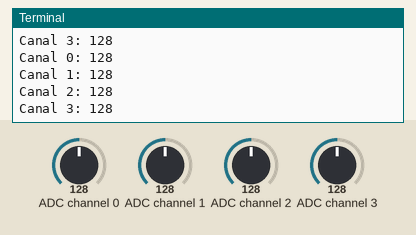
This program was run on a simulated Raspberry Pi (BCM pin numbers). On the bench: the last lines printed to the terminal. The inputs (shaded band) are chosen by the test bench; at power-on: ADC channel 0 = 128, ADC channel 1 = 128, ADC channel 2 = 128, ADC channel 3 = 128 (analog values on the 0–255 scale).

Above: at 1.2 s.
1.3 s: ADC channel 0 set to 178
At 2.6 s:
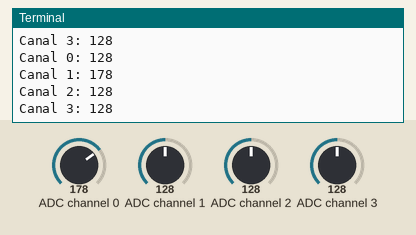
2.8 s: ADC channel 1 set to 178
At 3.8 s:
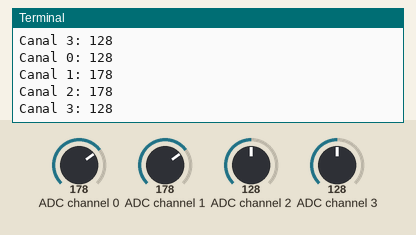
4.3 s: ADC channel 2 set to 178
At 5.6 s:
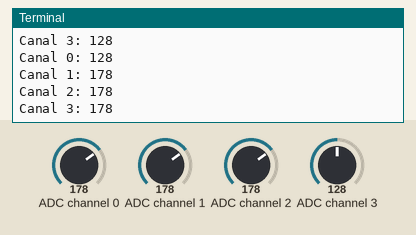
5.8 s: ADC channel 3 set to 178
7.3 s: ADC channel 0 set to 247
At 8.6 s:
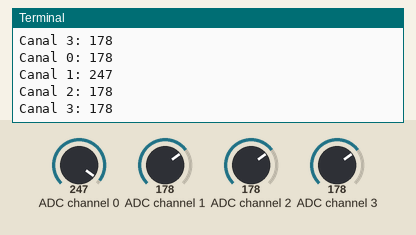
8.8 s: ADC channel 1 set to 247
At 9.4 s:
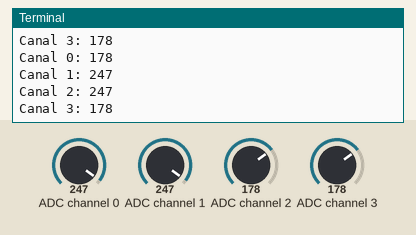
Timing chart, 0 to 11.3 s (numbered marks = the images above; inputs shaded):
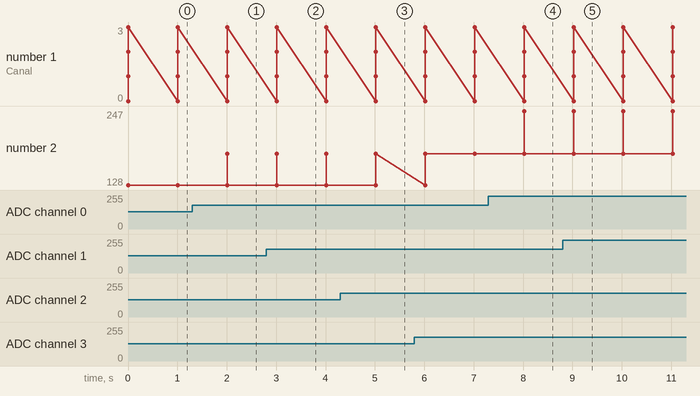

Measured:
- after the input at 1.3 s, the terminal: prints a new line after 0.71 s (image 1)
- after the input at 2.8 s, the terminal: prints a new line after 0.21 s (image 2)
- after the input at 4.3 s, the terminal: prints a new line after 0.71 s (image 3)
- after the input at 7.3 s, the terminal: prints a new line after 0.72 s (image 4)
- after the input at 8.8 s, the terminal: prints a new line after 0.22 s (image 5)

The program:

dag_base_I2C_sensor.py
```python
# (licence header left out)
import smbus2
import time

# Dirección I2C del PCF8591
I2C_ADDRESS = 0x48

# Crear el bus I2C
bus = smbus2.SMBus(1)

def read_analog(channel):
    # Leer un canal analógico del PCF8591 (0-3)
    bus.write_byte(I2C_ADDRESS, channel)
    return bus.read_byte(I2C_ADDRESS)

try:
    while True:
        # Leer los 4 canales analógicos
        for ch in range(4):
            value = read_analog(ch)
            print(f"Canal {ch}: {value}")
        time.sleep(1)
except KeyboardInterrupt:
    bus.close()
```
